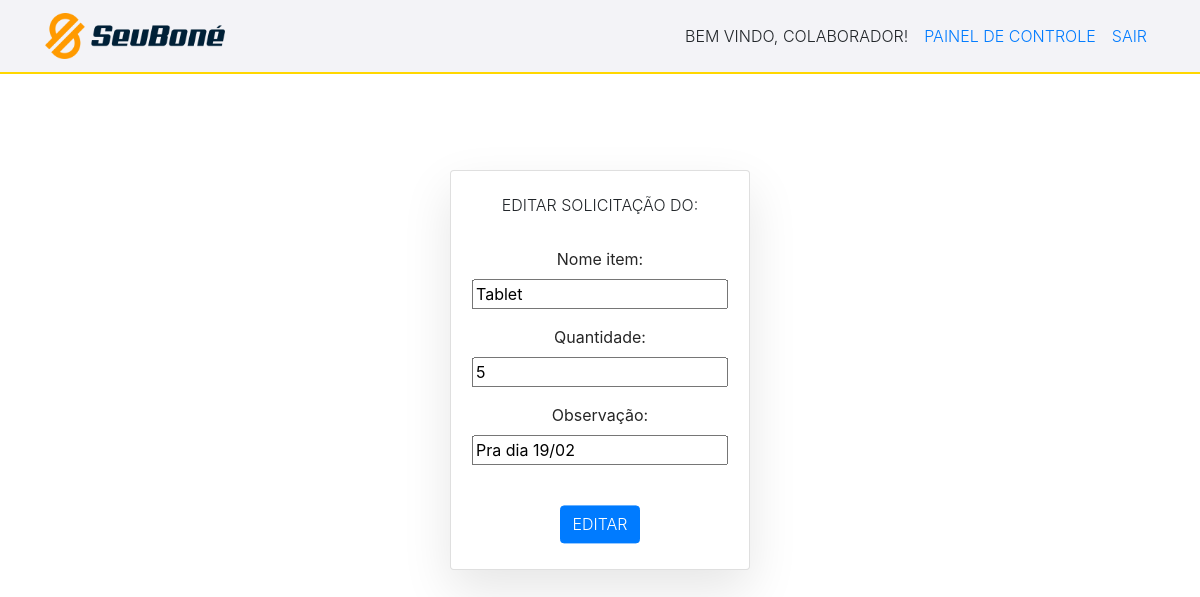
The app's page /edit/79 (signed in) with its own data.
### tasks/models.py (models this page shows, shortened)
class Task(models.Model):
    STATUS = (
        ('solicitado', 'Solicitado'),
        ('Comprado', 'Comprado'),
        ('Aguardando Orçamento', 'Aguardando Orçamento'),
        ('Recebido', 'Recebido'),
    )
    nome_item = models.CharField(max_length=255)
    quantidade = models.IntegerField(blank=True, null=True)
    observação = models.CharField(max_length=255, null=True)
    orçamento01 = models.FileField(upload_to='', blank=True, null=True) #onde o upload irá ficar tem que ser definido no Media_Root (settigns.py do projeto todo) (quando o site tiver no servidor deve se especificar uma outra pasta)
    orçamento02 = models.FileField(upload_to='', blank=True, null=True)
    orçamento03 = models.FileField(upload_to='', blank=True, null=True)
    status = models.CharField(
        max_length=22, #aqui precisa ficar o nmr máximo de caracteres que o status terá (ou seja colocamos o nmr máximo da maior palavra)
        choices=STATUS,
    )
    user = models.ForeignKey(get_user_model(), on_delete=models.CASCADE) #aqui será armazenado o id do usuário então iremos filtrar as solicitações de cada usuário para que cada usuário veja somente as suas.
    created_at = models.DateTimeField(auto_now_add=True)
    updated_at =models.DateTimeField(auto_now=True)

### tasks/views.py (the view)
# urls.py: path('edit/<int:id>', views.editTask, name="edit-task"),
@login_required
def editTask(request, id):
    task = get_object_or_404(Task, pk=id)
    form = TaskForm(instance=task)
    if(request.method == 'POST'):
        form = TaskForm(request.POST, instance=task)
        if(form.is_valid()):
            task.save()
            messages.info(request, 'Item editado com sucesso!')
            return redirect('/')
        else:
            return render(request, 'tasks/edittask.html', {'form': form, 'task': task})
    else:
        return render(request, 'tasks/edittask.html', {'form': form, 'task': task})

### tasks/forms.py
class TaskForm(forms.ModelForm):
    class Meta:
        model = Task
        fields = ('nome_item', 'quantidade', 'observação')  #campos que queremos que apareça no front end

### tasks/templates/tasks/edittask.html (shortened to what this page needs)
{% extends 'base2.html' %}
{% block content %}
             <br>
             <br>
             <br>
             <br>
             <div class="card ajuste">
               <div class="box">
                   <h6 class="text-uppercase font-weight-light text-monospace">Editar solicitação do: {{task.nomeItem}}</h6>
                   <br>
                   <form method="POST" enctype="multipart/form-data">
                      {{ form.as_p }}
                      <br>
                      <input type="submit" class="btn btn-primary botao text-uppercase font-weight-light text-monospace" value="Editar">
                   </form>
               </div>
           </div>
{% endblock %}

### tasks/templates/tasks/edittask.html (style rules this page uses)
div.ajuste { margin-top: 15%; text-align: center; }
body { margin:0; padding:0; font-family:sans-serif; background:#fbfbfb; }
.card { position:absolute; top:50%; left:50%; transform:translate(-50%,-50%); width:300px; min-height:400px; background:#fff; box-shadow:0 20px 50px rgba(0,0,0,.1); border-radius:10px; transition:0.5s; }
.card .box { position:absolute; top:50%; left:0; transform:translateY(-50%); text-align:center; padding:20px; box-sizing:border-box; width:100%; }
.card .box p { color:#262626; }

### records on screen
Task: nome_item "Tablet", quantidade "5", observação "Pra dia 19/02"
